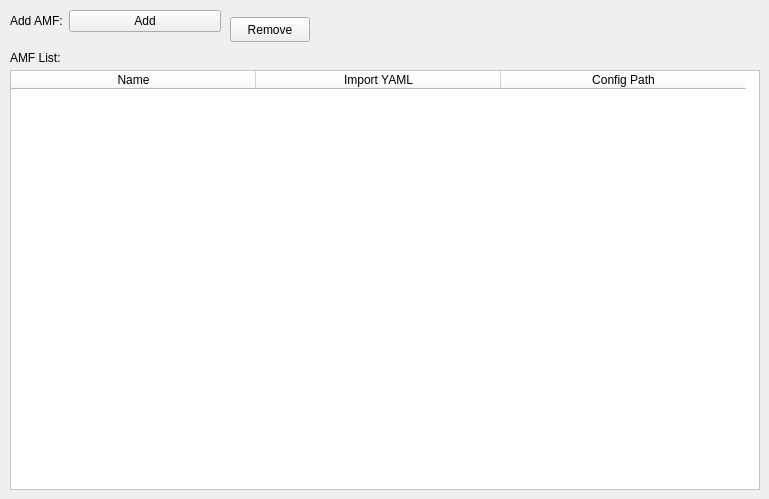
    <widget class="QWidget" name="tab_6">
     <attribute name="title">
      <string>AMF</string>
     </attribute>
     <widget class="QWidget" name="formLayoutWidget_19">
      <property name="geometry">
       <rect>
        <x>10</x>
        <y>10</y>
        <width>211</width>
        <height>31</height>
       </rect>
      </property>
      <layout class="QFormLayout" name="formLayout_19">
       <item row="0" column="0">
        <widget class="QLabel" name="label_47">
         <property name="text">
          <string>Add AMF:</string>
         </property>
        </widget>
       </item>
       <item row="0" column="1">
        <widget class="QPushButton" name="Component5G_AddAMFButton">
         <property name="text">
          <string>Add</string>
         </property>
        </widget>
       </item>
      </layout>
     </widget>
     <widget class="QPushButton" name="Component5G_RemoveAMFButton">
      <property name="geometry">
       <rect>
        <x>230</x>
        <y>17</y>
        <width>80</width>
        <height>25</height>
       </rect>
      </property>
      <property name="text">
       <string>Remove</string>
      </property>
     </widget>
     <widget class="QLabel" name="label_48">
      <property name="geometry">
       <rect>
        <x>10</x>
        <y>50</y>
        <width>101</width>
        <height>16</height>
       </rect>
      </property>
      <property name="text">
       <string>AMF List:</string>
      </property>
     </widget>
     <widget class="QTableWidget" name="Component5G_AMFtable">
      <property name="geometry">
       <rect>
        <x>10</x>
        <y>70</y>
        <width>750</width>
        <height>420</height>
       </rect>
      </property>
      <property name="styleSheet">
       <string notr="true">background-color: rgb(255, 255, 255);</string>
      </property>
      <attribute name="horizontalHeaderDefaultSectionSize">
       <number>245</number>
      </attribute>
      <attribute name="verticalHeaderHighlightSections">
       <bool>true</bool>
      </attribute>
      <column>
       <property name="text">
        <string>Name</string>
       </property>
      </column>
      <column>
       <property name="text">
        <string>Import YAML</string>
       </property>
      </column>
      <column>
       <property name="text">
        <string>Config Path</string>
       </property>
      </column>
     </widget>
    </widget>
